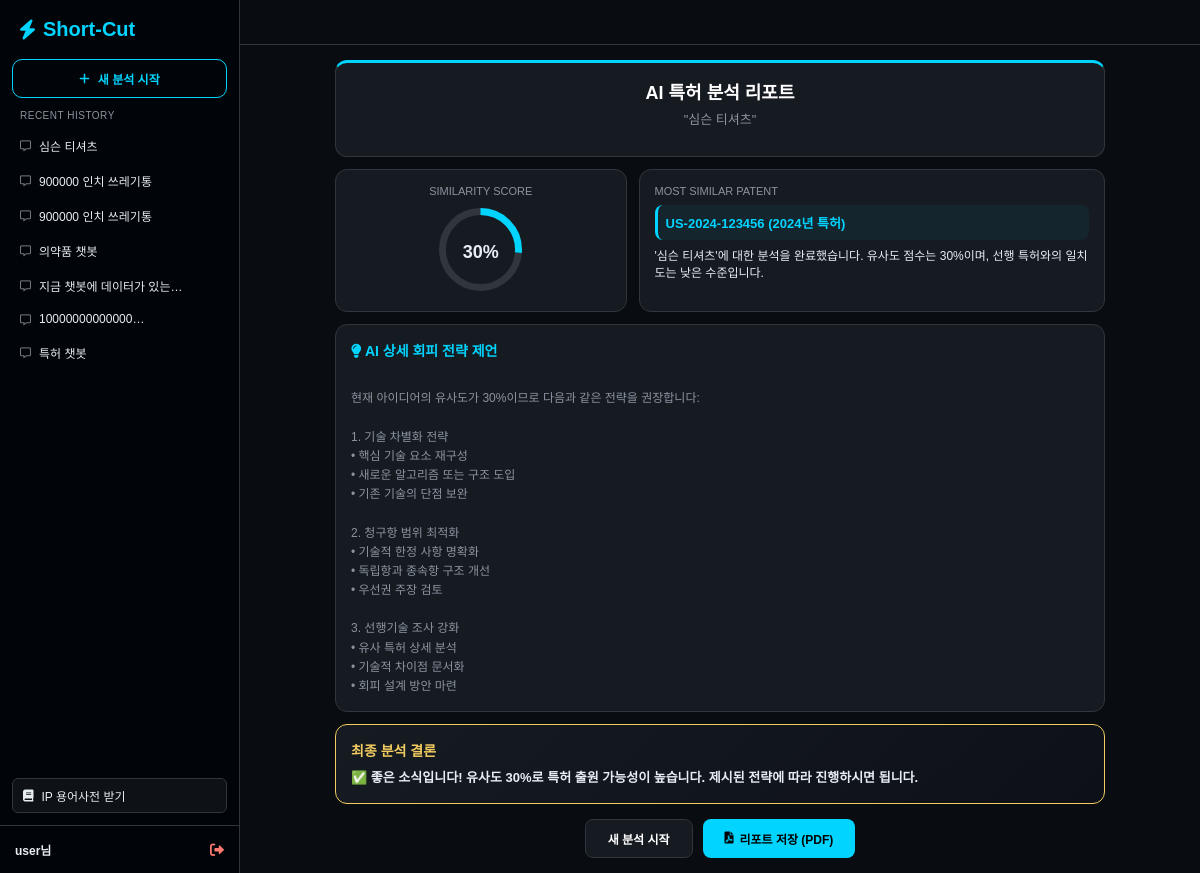
The page /result/12/ (signed in) on the database its author committed.
### app/models.py (models this page shows)
class AnalysisResult(models.Model):
    user = models.ForeignKey(User, related_name='analyses', on_delete=models.CASCADE)
    idea = models.TextField()
    similarity_score = models.IntegerField()
    risk_level = models.CharField(max_length=10)
    similar_patent = models.CharField(max_length=255, default="해당 없음")
    summary = models.TextField()
    detailed_strategy = models.TextField(default="") # LLM 상세 제언
    final_verdict = models.TextField(default="")    # 최종 AI 결론
    created_at = models.DateTimeField(auto_now_add=True)
    class Meta:
        ordering = ['-created_at']

### app/views.py (the view)
# urls.py: path('result/<int:pk>/', views.analysis_detail, name='analysis_detail'),
@login_required(login_url="login")
def analysis_detail(request, pk):
    try:
        item = get_object_or_404(AnalysisResult, pk=pk, user=request.user)
        score_offset = 251.3 * (1 - item.similarity_score / 100)
        history = AnalysisResult.objects.filter(user=request.user)[:10]
        return render(
            request,
            "app/result.html",
            {
                "item": item,
                "pk": item.pk,
                "score_offset": score_offset,
                "history": history,
            },
        )
    except Exception as e:
        logger.error(f"상세 보기 오류: {e}", exc_info=True)
        messages.error(request, "결과를 불러올 수 없습니다.")
        return redirect("home")

### app/templates/app/result.html (shortened to what this page needs)
{% extends 'app/base.html' %}
{% block content %}
<div class="result-wrapper">
    <div class="card" style="text-align: center; border-top: 3px solid var(--accent-blue);">
        <h1 style="font-size: 18px; margin: 0; font-weight: 800; color: #fff;">AI 특허 분석 리포트</h1>
        <p style="color: var(--text-muted); margin-top: 5px; font-size: 13px; overflow: hidden; text-overflow: ellipsis; white-space: nowrap;">
            "{{ item.idea }}"
        </p>
    </div>
    <div style="display: grid; grid-template-columns: 1fr 1.6fr; gap: 12px; margin-bottom: 12px;">
        <div class="card" style="text-align: center; display: flex; flex-direction: column; justify-content: center; margin-bottom: 0;">
            <div style="font-size: 11px; color: var(--text-muted); margin-bottom: 10px; text-transform: uppercase;">Similarity Score</div>
            <div style="position: relative; display: inline-block;">
                <svg width="85" height="85">
                    <circle cx="42.5" cy="42.5" r="38" fill="none" stroke="#30363d" stroke-width="7"/>
                    <circle cx="42.5" cy="42.5" r="38" fill="none" stroke="var(--accent-blue)" stroke-width="7"
                            stroke-dasharray="238.7"
                            stroke-dashoffset="{{ score_offset|default:0 }}"
                            transform="rotate(-90 42.5 42.5)" style="transition: 1.2s;"/>
                </svg>
                <div style="position: absolute; top: 50%; left: 50%; transform: translate(-50%, -50%); font-size: 18px; font-weight: 800;">
                    {{ item.similarity_score }}%
                </div>
            </div>
        </div>
        <div class="card" style="margin-bottom: 0;">
            <div style="font-size: 11px; color: var(--text-muted); text-transform: uppercase;">Most Similar Patent</div>
            <div style="margin: 8px 0; padding: 8px; background: rgba(0,212,255,0.05); border-radius: 8px; border-left: 3px solid var(--accent-blue);">
                <span style="font-size: 13px; font-weight: 700; color: var(--accent-blue);">{{ item.similar_patent }}</span>
            </div>
            <p style="font-size: 12px; line-height: 1.4; margin: 0; color: var(--text-main);">{{ item.summary }}</p>
        </div>
    </div>
    <div class="card">
        <h2 style="font-size: 14px; color: var(--accent-blue); margin: 0 0 10px 0;">
            <i class="fas fa-lightbulb"></i> AI 상세 회피 전략 제언
        </h2>
        <div style="font-size: 12px; line-height: 1.6; color: var(--text-muted); white-space: pre-line;">
            {{ item.detailed_strategy }}
        </div>
    </div>
    <div class="card {% if item.risk_level == '높음' %}risk-high-border{% else %}risk-normal-border{% endif %}"
         style="background: linear-gradient(135deg, #161b22 0%, #0d1117 100%);">
        <h2 style="font-size: 14px; margin: 0 0 8px 0;"
            class="{% if item.risk_level == '높음' %}risk-high-text{% else %}risk-normal-text{% endif %}">
            최종 분석 결론
        </h2>
        <p style="font-size: 13px; font-weight: 600; line-height: 1.5; margin: 0; color: #e6edf3;">
            {{ item.final_verdict }}
        </p>
    </div>
    <div class="btn-group">
        <a href="{% url 'home' %}" class="action-btn btn-secondary">새 분석 시작</a>
        {% if item.pk %}
        <a href="{% url 'download_report' item.pk %}" class="action-btn btn-primary">
            <i class="fas fa-file-pdf"></i> 리포트 저장 (PDF)
        </a>
        {% endif %}
    </div>
</div>
{% endblock %}

### app/templates/app/base.html (shortened to what this page needs)
<!DOCTYPE html>
<html lang="ko">
<head>
    <link href="https://cdnjs.cloudflare.com/ajax/libs/font-awesome/6.0.0/css/all.min.css" rel="stylesheet">
</head>
<body>
    <aside class="sidebar">
        <a href="{% url 'home' %}" class="sidebar-header"><i class="fas fa-bolt"></i> Short-Cut</a>
        <a href="{% url 'home' %}" class="new-chat-btn"><i class="fas fa-plus"></i> 새 분석 시작</a>
        <div class="history-section">
            <div class="history-title">Recent History</div>
            {% if history %}
                {% for item in history %}
                    <a href="{% url 'analysis_detail' item.pk %}" class="history-item">
                        <i class="far fa-comment-alt" style="opacity: 0.5; font-size: 11px;"></i> {{ item.idea|truncatechars:15 }}
                    </a>
                {% endfor %}
            {% else %}
                <div style="font-size: 11px; color: var(--text-muted); padding-left: 10px;">기록이 없습니다.</div>
            {% endif %}
        </div>
        <div style="padding: 10px 12px;">
            <a href="/static/files/지식재산권용어사전_편집본_v16.pdf" download class="history-item" style="border: 1px solid var(--border-color); background: rgba(255,255,255,0.05);">
                <i class="fas fa-book"></i> IP 용어사전 받기
            </a>
        </div>
        <div style="padding: 15px; border-top: 1px solid var(--border-color);">
            {% if user.is_authenticated %}
                <div style="display: flex; justify-content: space-between; align-items: center;">
                    <span style="font-size: 12px; font-weight: 600;">{{ user.username }}님</span>
                    <a href="{% url 'logout' %}" style="color: #ff7b72; font-size: 14px;"><i class="fas fa-sign-out-alt"></i></a>
                </div>
            {% else %}
                <a href="{% url 'login' %}" class="auth-link" style="margin-left:0; font-size: 12px;"><i class="fas fa-sign-in-alt"></i> 로그인</a>
            {% endif %}
        </div>
    </aside>
    <main class="main-container">
        <header>
        </header>
        <div class="content-area">{% block content %}{% endblock %}</div>
    </main>
</body>
</html>

### app/templates/app/base.html (style rules this page uses)
* { box-sizing: border-box; }
:root { --sidebar-width: 240px; --bg-dark: #090c10; --sidebar-bg: #010409; --accent-blue: #00d4ff; --card-bg: #161b22; --border-color: #30363d; --text-main: #e6edf3; --text-muted: #8b949e; }
body { margin: 0; font-family: 'Pretendard', sans-serif; background: var(--bg-dark); color: var(--text-main); display: flex; height: 100vh; overflow: hidden; }
.sidebar { width: var(--sidebar-width); background: var(--sidebar-bg); border-right: 1px solid var(--border-color); display: flex; flex-direction: column; flex-shrink: 0; }
.sidebar-header { padding: 18px 20px; font-size: 20px; font-weight: 800; color: var(--accent-blue); text-decoration: none; display: flex; align-items: center; gap: 8px; }
.new-chat-btn { margin: 0 12px 12px; padding: 10px; border: 1px solid var(--accent-blue); border-radius: 10px; text-align: center; text-decoration: none; color: var(--accent-blue); font-weight: 600; font-size: 12px; display: flex; align-items: center; justify-content: center; gap: 8px; transition: 0.2s; }
.history-section { flex: 1; overflow-y: auto; padding: 0 10px; }
.history-title { font-size: 10px; color: var(--text-muted); margin-bottom: 8px; padding-left: 10px; text-transform: uppercase; letter-spacing: 0.5px; }
.history-item { padding: 8px 10px; border-radius: 6px; font-size: 12px; color: var(--text-main); text-decoration: none; display: flex; align-items: center; gap: 8px; margin-bottom: 2px; white-space: nowrap; overflow: hidden; text-overflow: ellipsis; }
.main-container { flex: 1; display: flex; flex-direction: column; min-width: 0; }
header { height: 45px; display: flex; align-items: center; justify-content: flex-end; padding: 0 20px; border-bottom: 1px solid var(--border-color); }
.content-area { flex: 1; overflow-y: auto; }

### app/templates/app/result.html (style rules this page uses)
.result-wrapper { max-width: 800px; margin: 15px auto; padding: 0 15px; animation: fadeIn 0.4s ease-out; }
.card { background: var(--card-bg); border: 1px solid var(--border-color); border-radius: 12px; padding: 15px; margin-bottom: 12px; }
.risk-normal-text { color: #f2cc60 !important; }
.risk-normal-border { border-color: #f2cc60 !important; }
.btn-group { display: flex; justify-content: center; gap: 10px; margin-top: 15px; }
.action-btn { padding: 10px 22px; border-radius: 8px; font-weight: 700; font-size: 12px; text-decoration: none; transition: 0.2s; display: inline-flex; align-items: center; gap: 6px; cursor: pointer; }
.btn-primary { background: var(--accent-blue); color: #000; border: none; }
.btn-secondary { border: 1px solid var(--border-color); color: #fff; background: var(--card-bg); }

### rows shown on the page
AnalysisResult: idea "심슨 티셔츠", similarity_score "30", similar_patent "US-2024-123456 (2024년 특허)", summary "'심슨 티셔츠'에 대한 분석을 완료했습니다. 유사도 점수는 30%이며, 선행 특허와의 일치도는 낮은 수준입니다.", detailed_strategy "현재 아이디어의 유사도가 30%이므로 다음과 같은 전략을 권장합니다: 1. 기술 차별화 전략 • 핵심 기술 요소 재구성 • 새로운 알고리즘 또는 구조 도입 • 기존 기술의 단점 보완 2. 청구항 범위 최적화 • 기술적 한정 사항 명확화 • 독립항과 종속항 구조 개선 • 우선권 주장 검토 3. 선행기술 조사 강화 • 유사 특허 상세 분석 • 기술적 차이점 문서화 • 회피 설계 방안 마련", final_verdict "✅ 좋은 소식입니다! 유사도 30%로 특허 출원 가능성이 높습니다. 제시된 전략에 따라 진행하시면 됩니다."
AnalysisResult: idea "900000 인치 쓰레기통"
AnalysisResult: idea "900000 인치 쓰레기통"
AnalysisResult: idea "의약품 챗봇"
AnalysisResult: idea "지금 챗봇에 데이터가 있는…"
AnalysisResult: idea "10000000000000…"
AnalysisResult: idea "특허 챗봇"

### other values the page prints
{{ user.username }} "user"
